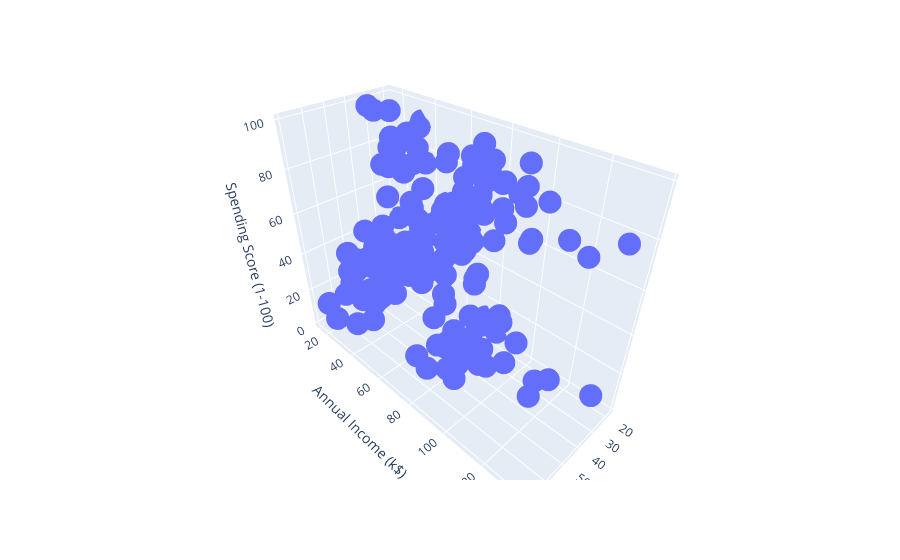

Notebook source saved alongside this figure:
### Code cell
px.scatter_3d(df,x = 'Age',
             y = 'Annual Income (k$)',
             z = 'Spending Score (1-100)')

### Figure 1 — Plotly figure (JSON) as saved in the notebook; plotly's stock layout.template omitted (floating-point values rounded to 4 significant figures; data arrays with more than 128 entries replaced by an {"elided": "..."} marker saying what was removed)
{"data": [{"hovertemplate": "Age=%{x}<br>Annual Income (k$)=%{y}<br>Spending Score (1-100)=%{z}<extra></extra>", "legendgroup": "", "marker": {"color": "#636efa", "symbol": "circle"}, "mode": "markers", "name": "", "scene": "scene", "showlegend": false, "type": "scatter3d", "x": {"elided": "200 int values"}, "y": {"elided": "200 int values"}, "z": {"elided": "200 int values"}}], "layout": {"legend": {"tracegroupgap": 0}, "margin": {"t": 60}, "scene": {"domain": {"x": [0, 1], "y": [0, 1]}, "xaxis": {"title": {"text": "Age"}}, "yaxis": {"title": {"text": "Annual Income (k$)"}}, "zaxis": {"title": {"text": "Spending Score (1-100)"}}}}}
